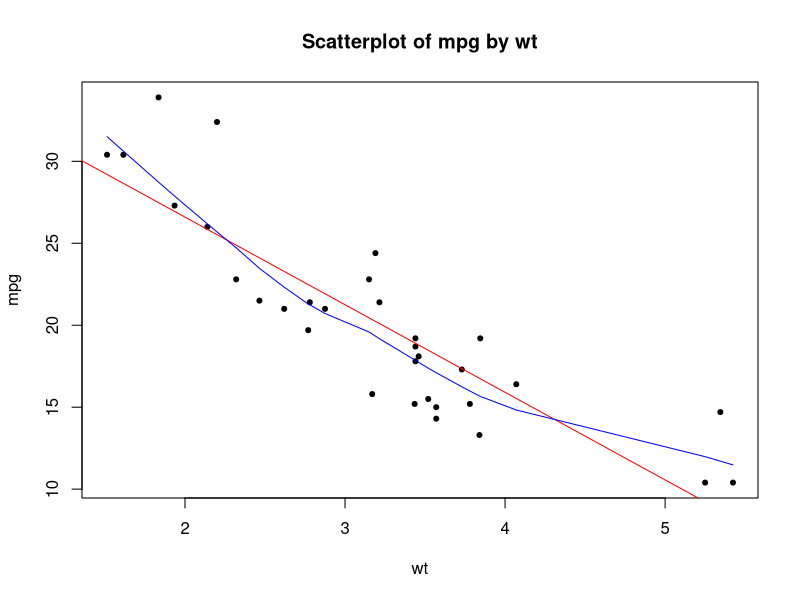
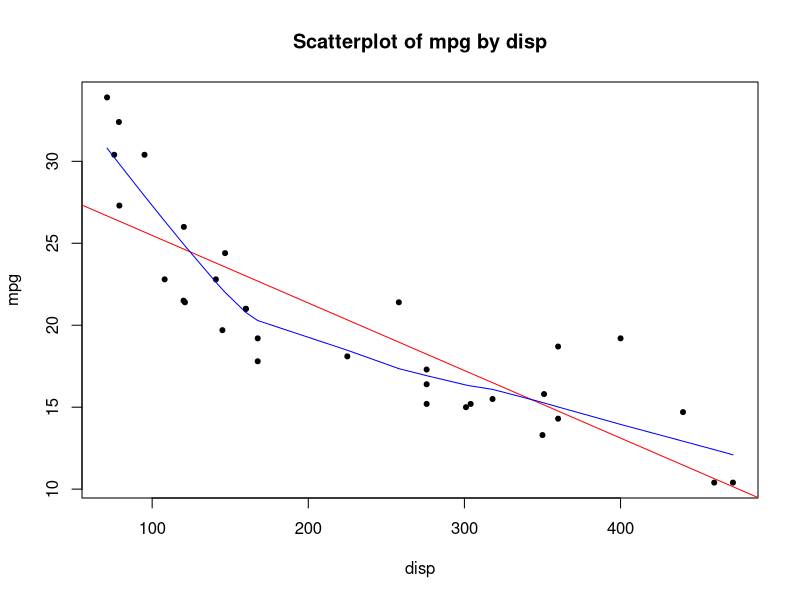
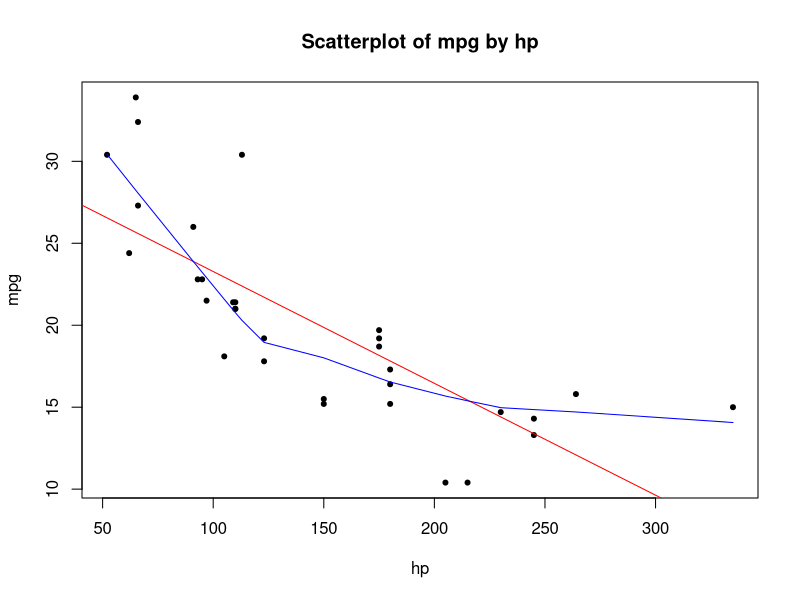
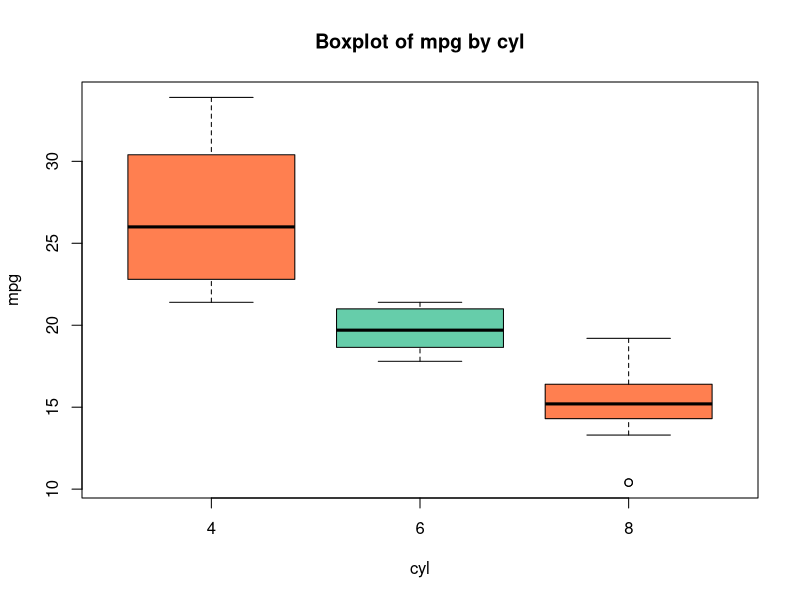
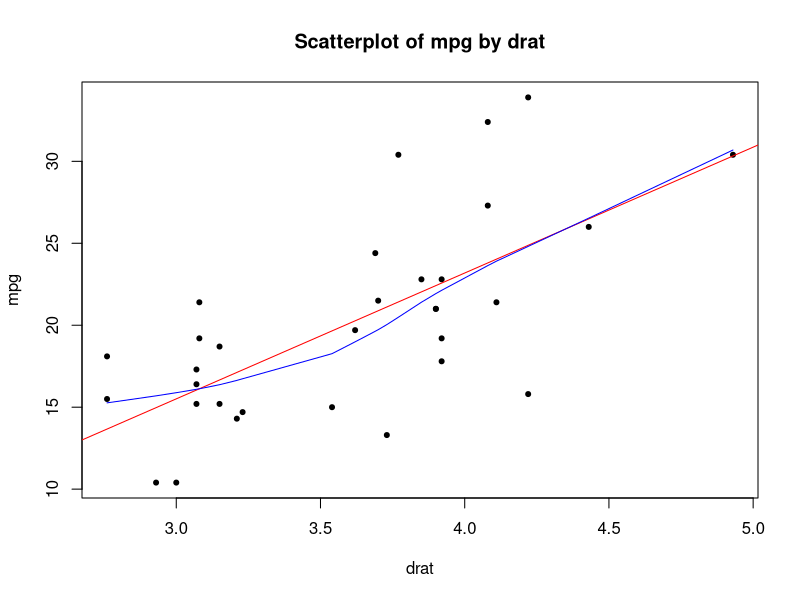
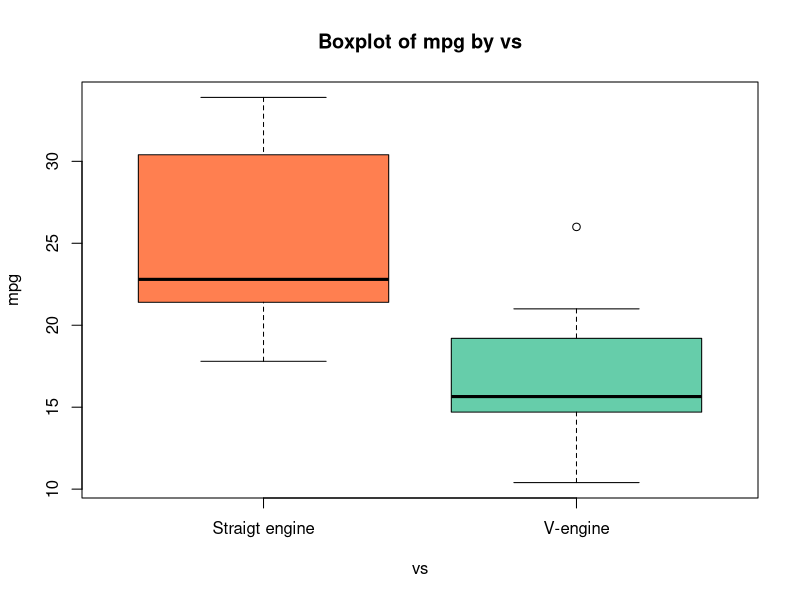
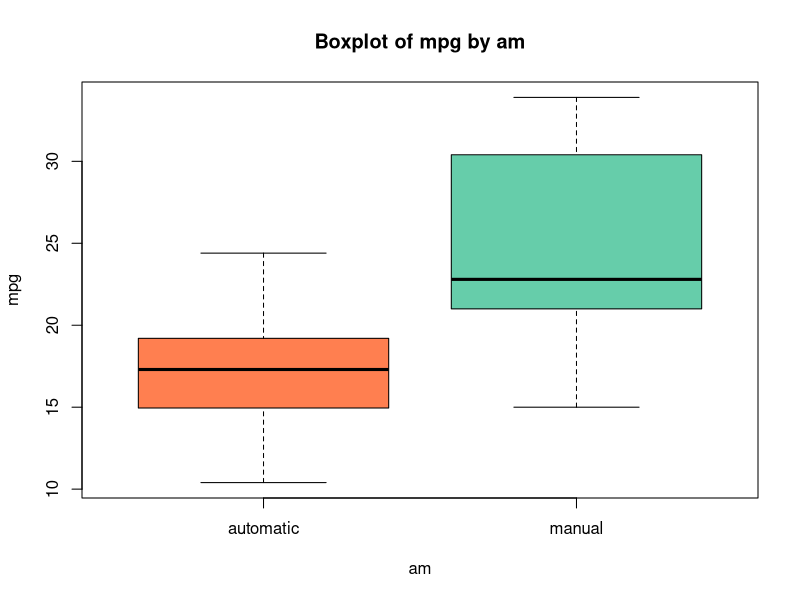
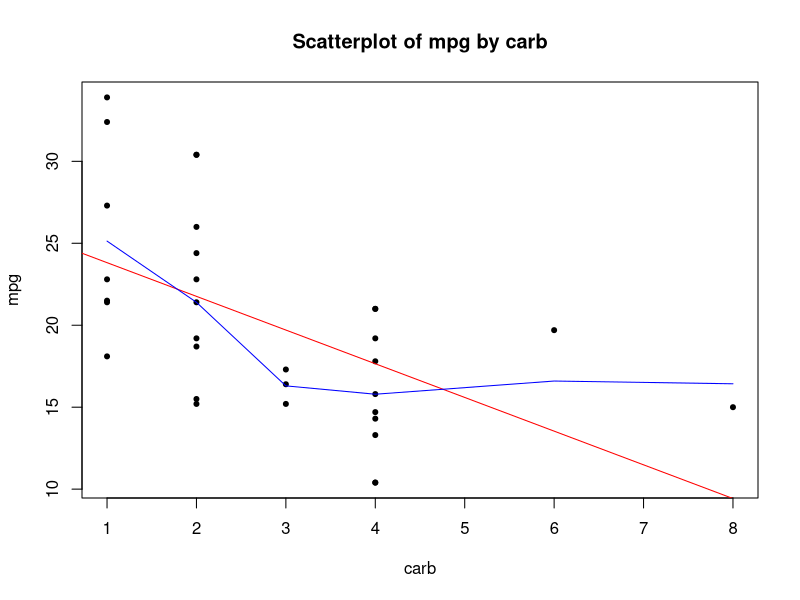

Generate these figures, in order, with R:
## ---- chunk 1
data(mtcars)
head(mtcars)
## ---- chunk 2
df <- mtcars

df$cyl <- as.factor(df$cyl)

df$am <- as.factor(
  sapply(df$am, function(i)
  if (i == 0) {"automatic"}
  else if (i==1) {"manual"}
))

df$vs <- as.factor(
  sapply(df$vs, function(i)
    if (i == 0) {"V-engine"}
    else if (i==1) {"Straigt engine"}
  ))

head(df)

## ---- chunk 3
library(car)
alpha <- 0.05
yrange <- function(y) c(0,max(y)*1.25)
color <- c("coral","aquamarine3")
## ---- chunk 4
DV <- "mpg"
IVs <- colnames(df)[colnames(df)!= DV]
## ---- chunk 5
f.ConDV <- function(IV) {
  m <- lm (df[,DV] ~ df[,IV])
  a <- anova(m)
  s <- summary(m)
  r <- data.frame(cbind(df1=s$fstatistic[2], df2=s$fstatistic[3], F.stat=round(s$fstatistic[1],2), p.value=round(a$`Pr(>F)`[1],3), r.sqr = round(s$r.squared,2)))
  r <- cbind(DV,IV,r)
  r$Sig <- ifelse(r$p.value < alpha,'Yes','No')
  rownames(r) <- NULL
  return(r)
}
## ---- chunk 6
tbl.ConDV <- do.call(rbind,lapply(IVs, f.ConDV))
tbl.ConDV <- tbl.ConDV[order(tbl.ConDV$p.value,-tbl.ConDV$F.stat),]
rownames(tbl.ConDV) <- NULL
print(tbl.ConDV)
## ---- chunk 7
DV <- "mpg"
IVs <- as.matrix(subset(tbl.ConDV,Sig=="Yes",select = IV))
## ---- chunk 8

f.ConDvPlots <- function(IV) {
  if(class(df[,IV])=="numeric") {
    plot(df[,IV],df[,DV], main=paste("Scatterplot of",DV,"by",IV), xlab=IV, ylab=DV, pch=20)
    abline(lm(df[,DV]~df[,IV]), col="red")
    lines(lowess(df[,IV],df[,DV]), col="blue")
  }
  else if (class(df[,IV])=="factor") {
    boxplot(df[,DV] ~ df[,IV], col = color, main=paste("Boxplot of",DV,"by",IV), ylab=DV, xlab=IV)  
    }
}
## ---- chunk 9
lapply(IVs, f.ConDvPlots)
## ---- chunk 10
DV <- "vs"
IVs <- colnames(df)[colnames(df)!= DV]
## ---- chunk 11
f.CatDV <- function(IV) {
  m <- glm(df[,DV] ~ df[,IV], family = binomial)
  a <- Anova(m, type="III")
  r <- data.frame(cbind(df=a$Df, ChiSq=round(a$`LR Chisq`,2), p.value=round(a$`Pr(>Chisq)`,3)))
  r <- cbind(DV,IV,r)
  r$Sig <- ifelse(r$p.value < alpha,'Yes','No')
  rownames(r) <- NULL
  return(r)
}
## ---- chunk 12
tbl.CatDV <- do.call(rbind,lapply(IVs, f.CatDV))
tbl.CatDV <- tbl.CatDV[order(tbl.CatDV$p.value,-tbl.CatDV$ChiSq),]
rownames(tbl.CatDV) <- NULL
print(tbl.CatDV)
## ---- chunk 13
DV <- "vs"
IVs <- as.matrix(subset(tbl.CatDV,Sig=="Yes",select = IV))
## ---- chunk 14
f.CatDvPlots <- function(IV) {
  if(class(df[,IV])=="numeric") {
    boxplot(df[,IV] ~ df[,DV], col = color, main=paste("Boxplot of",DV,"by",IV), ylab=IV, xlab=DV)
  }
  else if (class(df[,IV])=="factor") {
    t <- table(df[,DV],df[,IV])
    p <- prop.table(t,2) #if want a propotion table
    par(mfrow=c(1,2)) 
    barplot(t, beside=T, col=color, ylim = yrange(t), main=paste("Barplots for",DV,"by",IV), ylab="Frequency", xlab=IV)
    legend("topleft", levels(df[,DV]), pch=15, col=color, bty="n")
    barplot(p, col=color, ylab = "Percent of Total", xlab=IV)
    par(mfrow=c(1,1))
  }
}

## ---- chunk 15
lapply(IVs, f.CatDvPlots)
